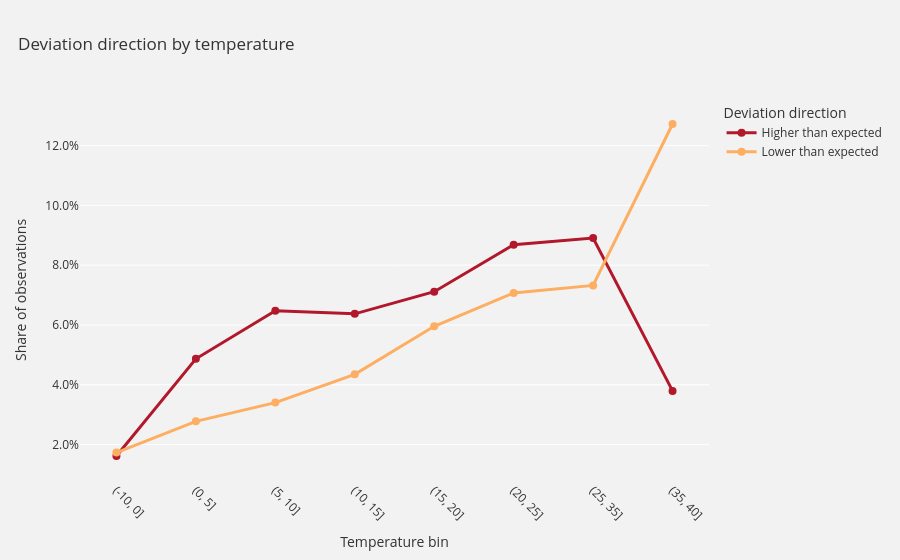

The cell this chart's notebook holds for it:
### Code cell
temperature_long = temperature_direction_summary.melt(
    id_vars="temperature_bin",
    value_vars=[
        "higher_deviation_share",
        "lower_deviation_share"
    ],
    var_name="direction",
    value_name="share",
)

temperature_long["direction"] = temperature_long["direction"].map({
    "higher_deviation_share": "Higher than expected",
    "lower_deviation_share": "Lower than expected",
})

temperature_long["temperature_bin"] = (
    temperature_long["temperature_bin"].astype(str)
)

direction_colors = {
    "Higher than expected": "#b2182b",
    "Lower than expected": "#fdae61",
}

fig = plotly.line(
    temperature_long,
    x="temperature_bin",
    y="share",
    color="direction",
    color_discrete_map=direction_colors,
    markers=True,
    title="Deviation direction by temperature",
    labels={
        "temperature_bin": "Temperature bin",
        "share": "Share of observations",
        "direction": "Deviation direction",
    },
)

fig.update_traces(
    line=dict(width=3),
    marker=dict(size=8)
)

fig.update_layout(
    plot_bgcolor="#f2f2f2",
    paper_bgcolor="#f2f2f2",
    font=dict(color="#333333"),
    title=dict(x=0.02),
    legend_title_text="Deviation direction",
)

fig.update_yaxes(
    tickformat=".1%",
    gridcolor="white",
    zerolinecolor="white",
)

fig.update_xaxes(
    tickangle=45,
    showgrid=False,
)

fig.show()

### Figure 1 — Plotly figure (JSON) as saved in the notebook; plotly's stock layout.template omitted (floating-point values rounded to 4 significant figures)
{"data": [{"hovertemplate": "Deviation direction=Higher than expected<br>Temperature bin=%{x}<br>Share of observations=%{y}<extra></extra>", "legendgroup": "Higher than expected", "line": {"color": "#b2182b", "dash": "solid", "width": 3}, "marker": {"size": 8, "symbol": "circle"}, "mode": "lines+markers", "name": "Higher than expected", "orientation": "v", "showlegend": true, "type": "scatter", "x": ["(-10, 0]", "(0, 5]", "(5, 10]", "(10, 15]", "(15, 20]", "(20, 25]", "(25, 35]", "(35, 40]"], "xaxis": "x", "y": [0.01616, 0.04868, 0.06476, 0.06372, 0.07113, 0.08686, 0.0891, 0.03795], "yaxis": "y"}, {"hovertemplate": "Deviation direction=Lower than expected<br>Temperature bin=%{x}<br>Share of observations=%{y}<extra></extra>", "legendgroup": "Lower than expected", "line": {"color": "#fdae61", "dash": "solid", "width": 3}, "marker": {"size": 8, "symbol": "circle"}, "mode": "lines+markers", "name": "Lower than expected", "orientation": "v", "showlegend": true, "type": "scatter", "x": ["(-10, 0]", "(0, 5]", "(5, 10]", "(10, 15]", "(15, 20]", "(20, 25]", "(25, 35]", "(35, 40]"], "xaxis": "x", "y": [0.01731, 0.02776, 0.03403, 0.04349, 0.05954, 0.07073, 0.07323, 0.1272], "yaxis": "y"}], "layout": {"font": {"color": "#333333"}, "legend": {"title": {"text": "Deviation direction"}, "tracegroupgap": 0}, "paper_bgcolor": "#f2f2f2", "plot_bgcolor": "#f2f2f2", "title": {"text": "Deviation direction by temperature", "x": 0.02}, "xaxis": {"anchor": "y", "domain": [0, 1], "showgrid": false, "tickangle": 45, "title": {"text": "Temperature bin"}}, "yaxis": {"anchor": "x", "domain": [0, 1], "gridcolor": "white", "tickformat": ".1%", "title": {"text": "Share of observations"}, "zerolinecolor": "white"}}}
